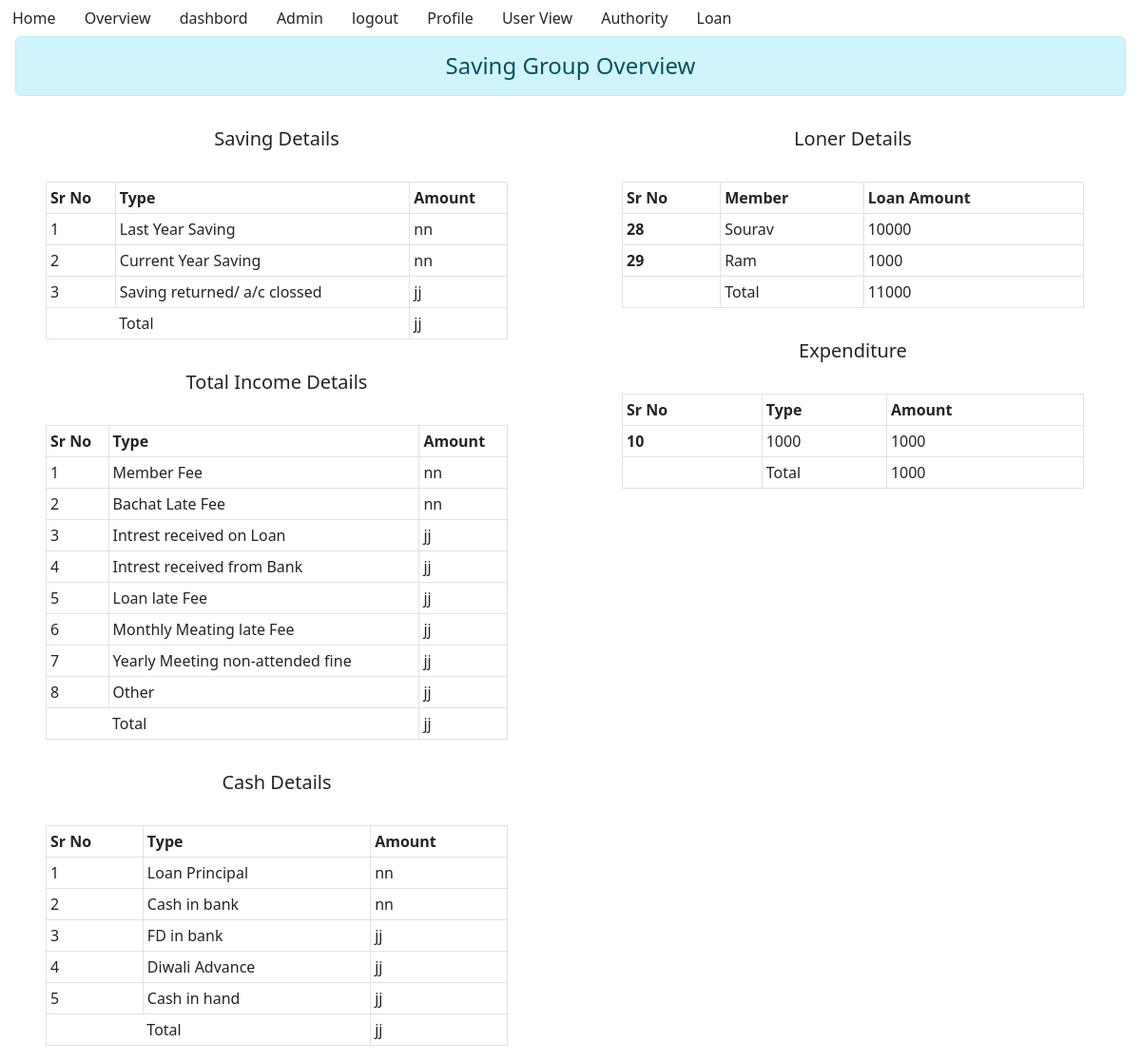
Page /overview/ (signed in) on the committed database.
### account/models.py (models this page shows, shortened)
class Loan(models.Model):
    member = models.ForeignKey(User, on_delete=models.PROTECT)
    intrest_rate = models.ForeignKey(LoanIntrest, on_delete=models.PROTECT)
    loan_amount = models.PositiveIntegerField(null=True, blank=True)
    application_Date = models.DateTimeField(auto_now_add=True)
    last_modified = models.DateTimeField(auto_now=True)
    status_secretary = models.CharField(
        max_length=10, choices=Action, default="Pending", null=True, blank=True)
    status_president = models.CharField(
        max_length=10, choices=Action, default="Pending", null=True, blank=True)
    status_accountant = models.CharField(
        max_length=10, choices=Action, default="Pending", null=True, blank=True)
    approve = models.CharField(
        max_length=10, choices=Status, default="Applied", null=True, blank=True)

class Expenditure(models.Model):
    type = models.CharField(max_length=25, null=False, blank=False)
    amount = models.PositiveIntegerField(
        max_length=25, null=False, blank=False)

### commitee/decorators.py (the view)
		def wrapper_func(request, *args, **kwargs):
			group = None
			if request.user.groups.exists():
				group = request.user.groups.all()[0].name
			if group in allowed_roles:
				return view_func(request, *args, **kwargs)
			else:
				messages.warning(request,'You are not authorized to view this page')
				return HttpResponseRedirect('/')

### account/views.py (called while the page is built)
@allowed_users(allowed_roles=['Member'])
def overview(request):
    fm = ExpenditureForm()
    accountant = request.user.groups.filter(name='Accountant')
    expenditure = Expenditure.objects.all()
    loans = Loan.objects.filter(approve="Active")
    Total = Loan.objects.filter(approve="Active").aggregate(Sum('loan_amount')).get('loan_amount__sum')
    Total2 = Expenditure.objects.aggregate(Sum('amount')).get('amount__sum')
    context = {
        'form1': fm,
        'accountant': accountant,
        'expenditure': expenditure,
        'loan' : loans,
        'Total' : Total,
        'Total2': Total2,
    }
    return render(request, 'account/overview.html', context)

### template/account/overview.html (shortened to what this page needs)
{% extends 'member/base1.html' %} {% block content %}
<h4 class="text-center alert alert-info mx-3">Saving Group Overview</h4>
<div class="row">
    <div class="col col-md-5 mx-5 ">
        <h5 class="text-center alert mx-3">Saving Details</h5>
        <table class="table table-hover table-sm table-responsive border">
            <tr>
                <th class="border">Sr No</th>
                <th class="border">Type</th>
                <th class="border">Amount</th>
            </tr>
            <tr>
                <td class="border">1</td>
                <td class="border">Last Year Saving</td>
                <td class="border">nn</td>
            </tr>
            <tr>
                <td class="border">2</td>
                <td class="border">Current Year Saving</td>
                <td class="border">nn</td>
            </tr>
            <tr>
                <td class="border">3</td>
                <td class="border">Saving returned/ a/c clossed</td>
                <td class="border">jj</td>
            </tr>
            <tr>
                <td></td>
                <td>Total</td>
                <td class="border">jj</td>
            </tr>
        </table>
        <h5 class="text-center alert mx-3">Total Income Details</h5>
        <table class="table table-hover table-sm table-responsive border">
            <tr>
                <th class="border">Sr No</th>
                <th class="border">Type</th>
                <th class="border">Amount</th>
            </tr>
            <tr>
                <td class="border">1</td>
                <td class="border">Member Fee</td>
                <td class="border">nn</td>
            </tr>
            <tr>
                <td class="border">2</td>
                <td class="border">Bachat Late Fee</td>
                <td class="border">nn</td>
            </tr>
            <tr>
                <td class="border">3</td>
                <td class="border">Intrest received on Loan</td>
                <td class="border">jj</td>
            </tr>
            <tr>
                <td class="border">4</td>
                <td class="border">Intrest received from Bank</td>
                <td class="border">jj</td>
            </tr>
            <tr>
                <td class="border">5</td>
                <td class="border">Loan late Fee</td>
                <td class="border">jj</td>
            </tr>
            <tr class="border">
                <td class="border">6</td>
                <td class="border">Monthly Meating late Fee</td>
                <td class="border">jj</td>
            </tr>
            <tr class="border">
                <td class="border">7</td>
                <td class="border">Yearly Meeting non-attended fine</td>
                <td class="border">jj</td>
            </tr>
            <tr class="border">
                <td class="border">8</td>
                <td class="border">Other</td>
                <td class="border">jj</td>
            </tr>
            <tr>
                <td></td>
                <td>Total</td>
                <td class="border">jj</td>
            </tr>
        </table>
        <h5 class="text-center alert mx-3">Cash Details</h5>
        <table class="table table-hover table-sm table-responsive border">
            <tr>
                <th class="border">Sr No</th>
                <th class="border">Type</th>
                <th class="border">Amount</th>
            </tr>
            <tr>
                <td class="border">1</td>
                <td class="border">Loan Principal</td>
                <td class="border">nn</td>
            </tr>
            <tr>
                <td class="border">2</td>
                <td class="border">Cash in bank</td>
                <td class="border">nn</td>
            </tr>
            <tr>
                <td class="border">3</td>
                <td class="border">FD in bank</td>
                <td class="border">jj</td>
            </tr>
            <tr>
                <td class="border">4</td>
                <td class="border">Diwali Advance</td>
                <td class="border">jj</td>
            </tr>
            <tr>
                <td class="border">5</td>
                <td class="border">Cash in hand</td>
                <td class="border">jj</td>
            </tr>
            <tr>
                <td></td>
                <td>Total</td>
                <td class="border">jj</td>
            </tr>
        </table>
    </div>
    <div class="col col-md-5 mx-5 ">
        <h5 class="text-center alert mx-3">Loner Details</h5>
        {% if loan %}
        <table class="table table-hover table-sm table-responsive table-border">
            <thead>
                <tr>
                    <th scope="col" class="border">Sr No</th>
                    <th scope="col" class="border">Member</th>
                    <th scope="col" class="border">Loan Amount</th>
                </tr>
            </thead>
            <tbody>
                {% for b in loan %}
                <tr>
                    <th scope="row" class="border">{{b.id}}</th>
                    <td class="border">{{b.member}}</td>
                    <td class="border">{{b.loan_amount}}</td>
                </tr>
                {% endfor %}
                <tr>
                    <td class="border"></td>
                    <td>Total</td>
                    <td class="border">{{Total}}</td>
                </tr>
            </tbody>
        </table>
        {% else %}
        <h4 class="text-center alert alert-warning mx-4">No Loan Account</h4>
        {% endif %}
        <h5 class="text-center alert mx-3">Expenditure</h5>
        {% if expenditure %}
        <table class="table table-hover table-sm table-responsive table-border">
            <thead>
                <tr>
                    <th scope="col" class="border">Sr No</th>
                    <th scope="col" class="border">Type</th>
                    <th scope="col" class="border">Amount</th>
                </tr>
            </thead>
            <tbody>
                {% for b in expenditure %}
                <tr>
                    <th scope="row" class="border">{{b.id}}</th>
                    <td class="border">{{b.type}}</td>
                    <td class="border">{{b.amount}}</td>
                </tr>
                {% endfor %}
                <tr>
                    <td class="border"></td>
                    <td>Total</td>
                    <td class="border">{{Total2}}</td>
                </tr>
            </tbody>
        </table>
        {% else %}
        <h4 class="text-center alert alert-warning mx-4">No Loan Account</h4>
        {% endif %}
    </div>
</div>
{% endblock %}

### rows in the picture
Loan: id "28", member "Sourav", loan_amount "10000"
Loan: id "29", member "Ram", loan_amount "1000"
Expenditure: id "10", type "1000", amount "1000"

### other values in the picture
{{ Total }} "11000"
{{ Total2 }} "1000"
